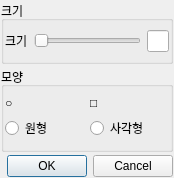
<?xml version="1.0" encoding="UTF-8"?>
<ui version="4.0">
 <class>setEraseWidget</class>
 <widget class="QDialog" name="setEraseWidget">
  <property name="geometry">
   <rect>
    <x>0</x>
    <y>0</y>
    <width>174</width>
    <height>177</height>
   </rect>
  </property>
  <property name="sizePolicy">
   <sizepolicy hsizetype="Expanding" vsizetype="Expanding">
    <horstretch>0</horstretch>
    <verstretch>0</verstretch>
   </sizepolicy>
  </property>
  <property name="windowTitle">
   <string>Dialog</string>
  </property>
  <layout class="QVBoxLayout" name="verticalLayout">
   <property name="spacing">
    <number>3</number>
   </property>
   <property name="leftMargin">
    <number>1</number>
   </property>
   <property name="topMargin">
    <number>1</number>
   </property>
   <property name="rightMargin">
    <number>1</number>
   </property>
   <property name="bottomMargin">
    <number>1</number>
   </property>
   <item>
    <widget class="QGroupBox" name="SizeBox">
     <property name="title">
      <string>크기</string>
     </property>
     <layout class="QVBoxLayout" name="verticalLayout_5">
      <property name="leftMargin">
       <number>1</number>
      </property>
      <property name="rightMargin">
       <number>1</number>
      </property>
      <item>
       <layout class="QHBoxLayout" name="horizontalLayout_2">
        <item>
         <widget class="QLabel" name="label_4">
          <property name="text">
           <string>크기</string>
          </property>
         </widget>
        </item>
        <item>
         <widget class="QSlider" name="SizeSlider">
          <property name="sizePolicy">
           <sizepolicy hsizetype="Expanding" vsizetype="Fixed">
            <horstretch>8</horstretch>
            <verstretch>0</verstretch>
           </sizepolicy>
          </property>
          <property name="orientation">
           <enum>Qt::Horizontal</enum>
          </property>
         </widget>
        </item>
        <item>
         <widget class="QLineEdit" name="SizeLineEdit">
          <property name="sizePolicy">
           <sizepolicy hsizetype="Expanding" vsizetype="Fixed">
            <horstretch>1</horstretch>
            <verstretch>0</verstretch>
           </sizepolicy>
          </property>
         </widget>
        </item>
       </layout>
      </item>
     </layout>
    </widget>
   </item>
   <item>
    <widget class="QGroupBox" name="ShapeBox">
     <property name="title">
      <string>모양</string>
     </property>
     <layout class="QHBoxLayout" name="horizontalLayout">
      <property name="leftMargin">
       <number>1</number>
      </property>
      <property name="rightMargin">
       <number>1</number>
      </property>
      <item>
       <layout class="QVBoxLayout" name="verticalLayout_2">
        <item>
         <widget class="QLabel" name="label">
          <property name="text">
           <string>○</string>
          </property>
         </widget>
        </item>
        <item>
         <widget class="QRadioButton" name="CircleRadio">
          <property name="text">
           <string>원형</string>
          </property>
         </widget>
        </item>
       </layout>
      </item>
      <item>
       <layout class="QVBoxLayout" name="verticalLayout_4">
        <item>
         <widget class="QLabel" name="label_3">
          <property name="text">
           <string>□</string>
          </property>
         </widget>
        </item>
        <item>
         <widget class="QRadioButton" name="RectRadio">
          <property name="text">
           <string>사각형</string>
          </property>
         </widget>
        </item>
       </layout>
      </item>
     </layout>
    </widget>
   </item>
   <item>
    <widget class="QDialogButtonBox" name="buttonBox">
     <property name="orientation">
      <enum>Qt::Horizontal</enum>
     </property>
     <property name="standardButtons">
      <set>QDialogButtonBox::Cancel|QDialogButtonBox::Ok</set>
     </property>
    </widget>
   </item>
  </layout>
 </widget>
 <resources/>
 <connections>
  <connection>
   <sender>buttonBox</sender>
   <signal>accepted()</signal>
   <receiver>setEraseWidget</receiver>
   <slot>accept()</slot>
   <hints>
    <hint type="sourcelabel">
     <x>248</x>
     <y>254</y>
    </hint>
    <hint type="destinationlabel">
     <x>157</x>
     <y>274</y>
    </hint>
   </hints>
  </connection>
  <connection>
   <sender>buttonBox</sender>
   <signal>rejected()</signal>
   <receiver>setEraseWidget</receiver>
   <slot>reject()</slot>
   <hints>
    <hint type="sourcelabel">
     <x>316</x>
     <y>260</y>
    </hint>
    <hint type="destinationlabel">
     <x>286</x>
     <y>274</y>
    </hint>
   </hints>
  </connection>
 </connections>
</ui>
